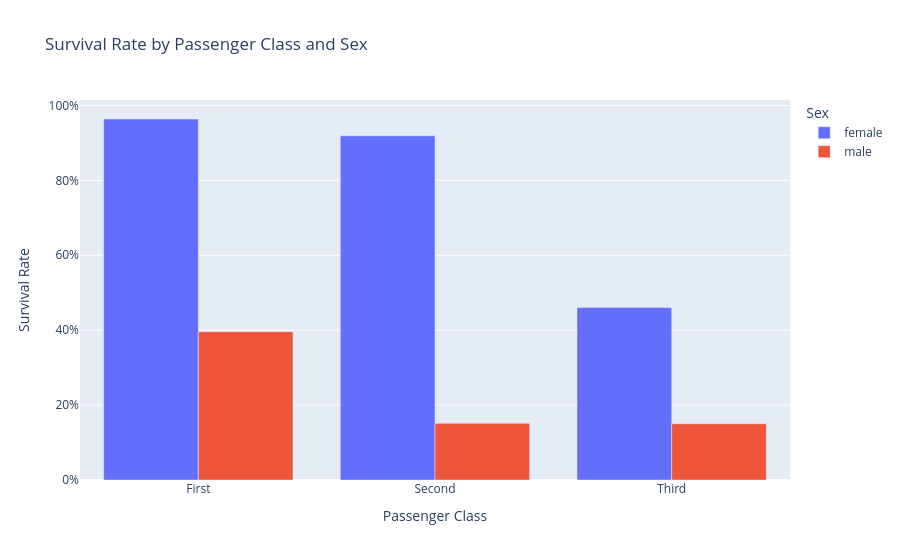

Notebook code for this chart:
### Code cell
summary = df.groupby(['class', 'sex'], as_index=False).agg(
    survival_rate=('survived', 'mean'),
    passenger_count=('survived', 'size')
)

fig1 = px.bar(
    summary, x='class', y='survival_rate', color='sex', barmode='group',
    hover_data={'passenger_count': True, 'survival_rate': ':.0%'},
    title='Survival Rate by Passenger Class and Sex',
    labels={'survival_rate': 'Survival Rate', 'class': 'Passenger Class', 'sex': 'Sex'}
)
fig1.update_layout(yaxis_tickformat='.0%')
fig1.write_html('fig1_survival_rate_by_class.html')
fig1.show()

### Figure 1 — Plotly figure (JSON) as saved in the notebook; plotly's stock layout.template omitted (floating-point values rounded to 4 significant figures)
{"data": [{"alignmentgroup": "True", "customdata": [[83], [74], [102]], "hovertemplate": "Sex=female<br>Passenger Class=%{x}<br>Survival Rate=%{y:.0%}<br>passenger_count=%{customdata[0]}<extra></extra>", "legendgroup": "female", "marker": {"color": "#636efa", "pattern": {"shape": ""}}, "name": "female", "offsetgroup": "female", "orientation": "v", "showlegend": true, "textposition": "auto", "type": "bar", "x": ["First", "Second", "Third"], "xaxis": "x", "y": [0.9639, 0.9189, 0.4608], "yaxis": "y"}, {"alignmentgroup": "True", "customdata": [[101], [99], [253]], "hovertemplate": "Sex=male<br>Passenger Class=%{x}<br>Survival Rate=%{y:.0%}<br>passenger_count=%{customdata[0]}<extra></extra>", "legendgroup": "male", "marker": {"color": "#EF553B", "pattern": {"shape": ""}}, "name": "male", "offsetgroup": "male", "orientation": "v", "showlegend": true, "textposition": "auto", "type": "bar", "x": ["First", "Second", "Third"], "xaxis": "x", "y": [0.396, 0.1515, 0.1502], "yaxis": "y"}], "layout": {"barmode": "group", "legend": {"title": {"text": "Sex"}, "tracegroupgap": 0}, "title": {"text": "Survival Rate by Passenger Class and Sex"}, "xaxis": {"anchor": "y", "domain": [0, 1], "title": {"text": "Passenger Class"}}, "yaxis": {"anchor": "x", "domain": [0, 1], "tickformat": ".0%", "title": {"text": "Survival Rate"}}}}
